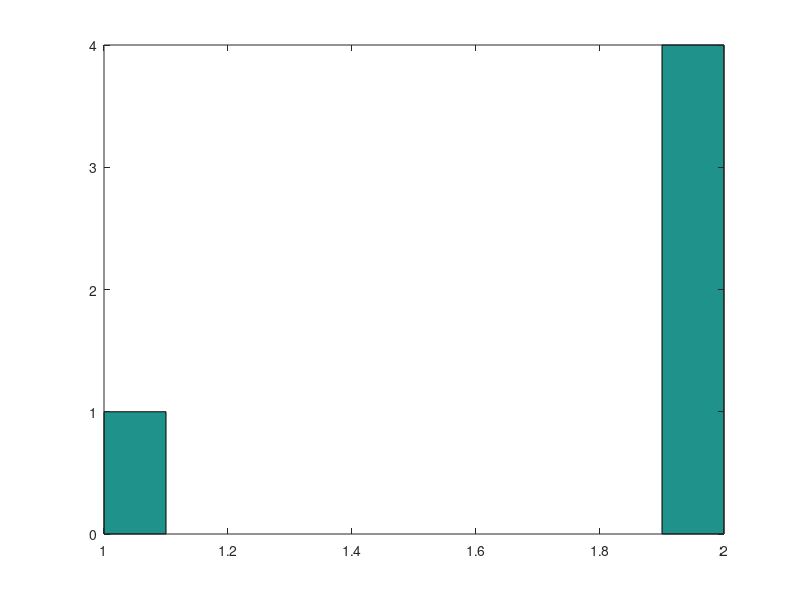

Recreate this plot in MATLAB.
N = input("Give the number of simulations you want to happen n= ")
%each simulation recieves 3 random numbers
U = rand(3,N);
Y = (U < 0.5); %Y are heads
X = sum(Y)
clf
hist(X);
